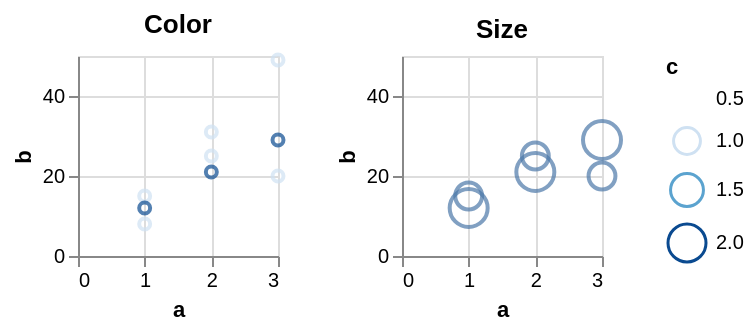

Specify this chart in Vega-Lite:
### Vega specification from a JSON file in a GitHub repository (floating-point values rounded to 4 significant figures)
{"$schema": "https://vega.github.io/schema/vega/v5.json", "description": "Testing invalid", "background": "white", "padding": 5, "height": 100, "data": [{"name": "source_0", "values": [{"a": 1, "b": 15, "c": 1}, {"a": 2, "b": 25, "c": 1}, {"a": 3, "b": 20, "c": 1}, {"a": 1, "b": 12, "c": 2}, {"a": 2, "b": 21, "c": 2}, {"a": 3, "b": 29, "c": 2}, {"a": 1, "b": 8, "c": null}, {"a": 2, "b": 31, "c": null}, {"a": 3, "b": 49, "c": null}]}], "signals": [{"name": "childWidth", "value": 100}], "layout": {"padding": 20, "bounds": "full", "align": "each"}, "marks": [{"type": "group", "name": "concat_0_group", "title": {"text": "Color", "frame": "group"}, "style": "cell", "encode": {"update": {"width": {"signal": "childWidth"}, "height": {"signal": "height"}}}, "marks": [{"name": "concat_0_marks", "type": "symbol", "style": ["point"], "from": {"data": "source_0"}, "encode": {"update": {"opacity": {"value": 0.7}, "fill": {"value": "transparent"}, "stroke": [{"test": "!isValid(datum[\"c\"]) || !isFinite(+datum[\"c\"])", "signal": "scale('color', domain('color')[0])"}, {"scale": "color", "field": "c"}], "ariaRoleDescription": {"value": "point"}, "description": {"signal": "\"a: \" + (format(datum[\"a\"], \"\")) + \"; b: \" + (format(datum[\"b\"], \"\")) + \"; c: \" + (format(datum[\"c\"], \"\"))"}, "x": [{"test": "!isValid(datum[\"a\"]) || !isFinite(+datum[\"a\"])", "value": 0}, {"scale": "concat_0_x", "field": "a"}], "y": [{"test": "!isValid(datum[\"b\"]) || !isFinite(+datum[\"b\"])", "field": {"group": "height"}}, {"scale": "concat_0_y", "field": "b"}]}}}], "axes": [{"scale": "concat_0_x", "orient": "bottom", "gridScale": "concat_0_y", "grid": true, "tickCount": {"signal": "ceil(childWidth/40)"}, "domain": false, "labels": false, "aria": false, "maxExtent": 0, "minExtent": 0, "ticks": false, "zindex": 0}, {"scale": "concat_0_y", "orient": "left", "gridScale": "concat_0_x", "grid": true, "tickCount": {"signal": "ceil(height/40)"}, "domain": false, "labels": false, "aria": false, "maxExtent": 0, "minExtent": 0, "ticks": false, "zindex": 0}, {"scale": "concat_0_x", "orient": "bottom", "grid": false, "title": "a", "labelFlush": true, "labelOverlap": true, "tickCount": {"signal": "ceil(childWidth/40)"}, "zindex": 0}, {"scale": "concat_0_y", "orient": "left", "grid": false, "title": "b", "labelOverlap": true, "tickCount": {"signal": "ceil(height/40)"}, "zindex": 0}]}, {"type": "group", "name": "concat_1_group", "title": {"text": "Size", "frame": "group"}, "style": "cell", "encode": {"update": {"width": {"signal": "childWidth"}, "height": {"signal": "height"}}}, "marks": [{"name": "concat_1_marks", "type": "symbol", "style": ["point"], "from": {"data": "source_0"}, "encode": {"update": {"opacity": {"value": 0.7}, "fill": {"value": "transparent"}, "stroke": {"value": "#4c78a8"}, "ariaRoleDescription": {"value": "point"}, "description": {"signal": "\"a: \" + (format(datum[\"a\"], \"\")) + \"; b: \" + (format(datum[\"b\"], \"\")) + \"; c: \" + (format(datum[\"c\"], \"\"))"}, "x": [{"test": "!isValid(datum[\"a\"]) || !isFinite(+datum[\"a\"])", "value": 0}, {"scale": "concat_1_x", "field": "a"}], "y": [{"test": "!isValid(datum[\"b\"]) || !isFinite(+datum[\"b\"])", "field": {"group": "height"}}, {"scale": "concat_1_y", "field": "b"}], "size": [{"test": "!isValid(datum[\"c\"]) || !isFinite(+datum[\"c\"])", "signal": "scale('size', domain('size')[0])"}, {"scale": "size", "field": "c"}]}}}], "axes": [{"scale": "concat_1_x", "orient": "bottom", "gridScale": "concat_1_y", "grid": true, "tickCount": {"signal": "ceil(childWidth/40)"}, "domain": false, "labels": false, "aria": false, "maxExtent": 0, "minExtent": 0, "ticks": false, "zindex": 0}, {"scale": "concat_1_y", "orient": "left", "gridScale": "concat_1_x", "grid": true, "tickCount": {"signal": "ceil(height/40)"}, "domain": false, "labels": false, "aria": false, "maxExtent": 0, "minExtent": 0, "ticks": false, "zindex": 0}, {"scale": "concat_1_x", "orient": "bottom", "grid": false, "title": "a", "labelFlush": true, "labelOverlap": true, "tickCount": {"signal": "ceil(childWidth/40)"}, "zindex": 0}, {"scale": "concat_1_y", "orient": "left", "grid": false, "title": "b", "labelOverlap": true, "tickCount": {"signal": "ceil(height/40)"}, "zindex": 0}]}], "scales": [{"name": "color", "type": "linear", "domain": {"data": "source_0", "field": "c"}, "range": "ramp", "interpolate": "hcl", "zero": false}, {"name": "size", "type": "linear", "domain": {"data": "source_0", "field": "c"}, "range": [0, 361], "zero": true}, {"name": "concat_0_x", "type": "linear", "domain": {"data": "source_0", "field": "a"}, "range": [0, {"signal": "childWidth"}], "nice": true, "zero": true}, {"name": "concat_0_y", "type": "linear", "domain": {"data": "source_0", "field": "b"}, "range": [{"signal": "height"}, 0], "nice": true, "zero": true}, {"name": "concat_1_x", "type": "linear", "domain": {"data": "source_0", "field": "a"}, "range": [0, {"signal": "childWidth"}], "nice": true, "zero": true}, {"name": "concat_1_y", "type": "linear", "domain": {"data": "source_0", "field": "b"}, "range": [{"signal": "height"}, 0], "nice": true, "zero": true}], "legends": [{"stroke": "color", "gradientLength": {"signal": "clamp(height, 64, 200)"}, "title": "c", "encode": {"gradient": {"update": {"opacity": {"value": 0.7}}}}, "symbolType": "circle", "size": "size"}]}
